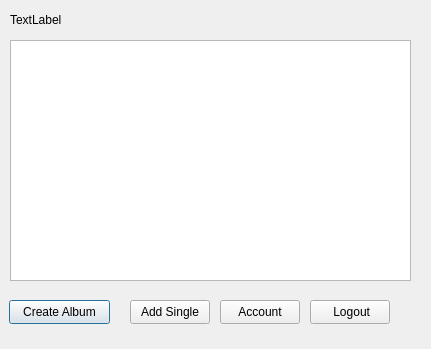
<?xml version="1.0" encoding="UTF-8"?>
<ui version="4.0">
 <class>ArtistDashboard</class>
 <widget class="QDialog" name="ArtistDashboard">
  <property name="geometry">
   <rect>
    <x>0</x>
    <y>0</y>
    <width>431</width>
    <height>349</height>
   </rect>
  </property>
  <property name="windowTitle">
   <string>Dialog</string>
  </property>
  <widget class="QLabel" name="welcomeLabel">
   <property name="geometry">
    <rect>
     <x>10</x>
     <y>10</y>
     <width>281</width>
     <height>20</height>
    </rect>
   </property>
   <property name="text">
    <string>TextLabel</string>
   </property>
  </widget>
  <widget class="QListWidget" name="albumsListWidget">
   <property name="geometry">
    <rect>
     <x>10</x>
     <y>40</y>
     <width>401</width>
     <height>241</height>
    </rect>
   </property>
  </widget>
  <widget class="QPushButton" name="createAlbumButton">
   <property name="geometry">
    <rect>
     <x>9</x>
     <y>300</y>
     <width>101</width>
     <height>24</height>
    </rect>
   </property>
   <property name="text">
    <string>Create Album</string>
   </property>
  </widget>
  <widget class="QPushButton" name="createSingleButton">
   <property name="geometry">
    <rect>
     <x>130</x>
     <y>300</y>
     <width>80</width>
     <height>24</height>
    </rect>
   </property>
   <property name="text">
    <string>Add Single</string>
   </property>
  </widget>
  <widget class="QPushButton" name="accountButton">
   <property name="geometry">
    <rect>
     <x>220</x>
     <y>300</y>
     <width>80</width>
     <height>24</height>
    </rect>
   </property>
   <property name="text">
    <string>Account</string>
   </property>
  </widget>
  <widget class="QPushButton" name="logoutButton">
   <property name="geometry">
    <rect>
     <x>310</x>
     <y>300</y>
     <width>80</width>
     <height>24</height>
    </rect>
   </property>
   <property name="text">
    <string> Logout</string>
   </property>
  </widget>
 </widget>
 <resources/>
 <connections/>
</ui>
